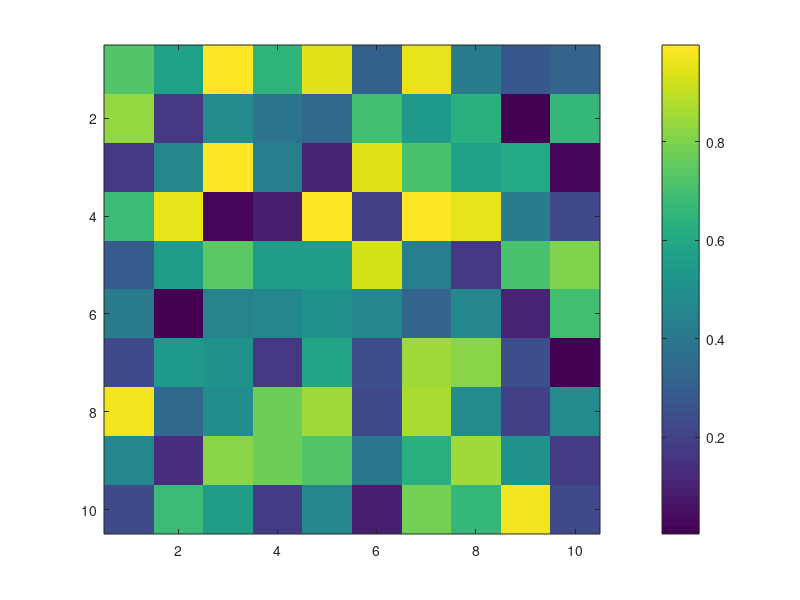

The MATLAB script that drew this image:
% devi's training: module 1
% how to put variables into a file & save it & other fun stuff

% create the variables

variable1 = rand(10);
variable2 = rand(10);

% reshape into vectors
vectorvar1 = reshape(variable1, 1, []);
vectorvar2 = reshape(variable2, 1, []);

% visualize what was just created

plot(vectorvar1, vectorvar2)

% output to an excel file & save it
filename = 'vectorvar1.csv';
filename2 = 'vectorvar2.csv';
csvwrite(filename, vectorvar1);
csvwrite(filename2, vectorvar2);

% clear your workspace & then read the files you just made back in
clear

vectorvar1 = csvread('vectorvar1.csv');
vectorvar2 = csvread('vectorvar2.csv');

% reshape vectors into matrices

matrixvar1 = reshape(vectorvar1, [], 10);
matrixvar2 = reshape(vectorvar2, [], 10);

% visualize matrices
imagesc(matrixvar1);colorbar
imagesc(matrixvar2);colorbar

% plot is for one-dimensional data, whereas imagesc is for two-dimensional data

% let's make another matrix with ones & zeros
% the goal is to make a 20x20 array, where the first row contains 19 ones & the
% last cell in that row is a zero. The first column is all ones, the last row is
% all ones, and the first upper-left cell to the last bottom-right cell is
% diagonally filled with ones.
% make sure to look at each variable after each step so you see how it
% changes

% starting with just making one row with 20 columns of "1"s
a = ones(1,20);

% now we make a 20x20 array that is diagonally filled with ones
M = diag(a);
% next we fill the top 19 columns with ones & the last one a zero
M(1,:) = [ones(1,19) 0];
% now we fill the first column with ones by using the original "a" variable
M(:,1)=a';
% and finally we make the very bottom row filled with ones
M(20,:) = a;
